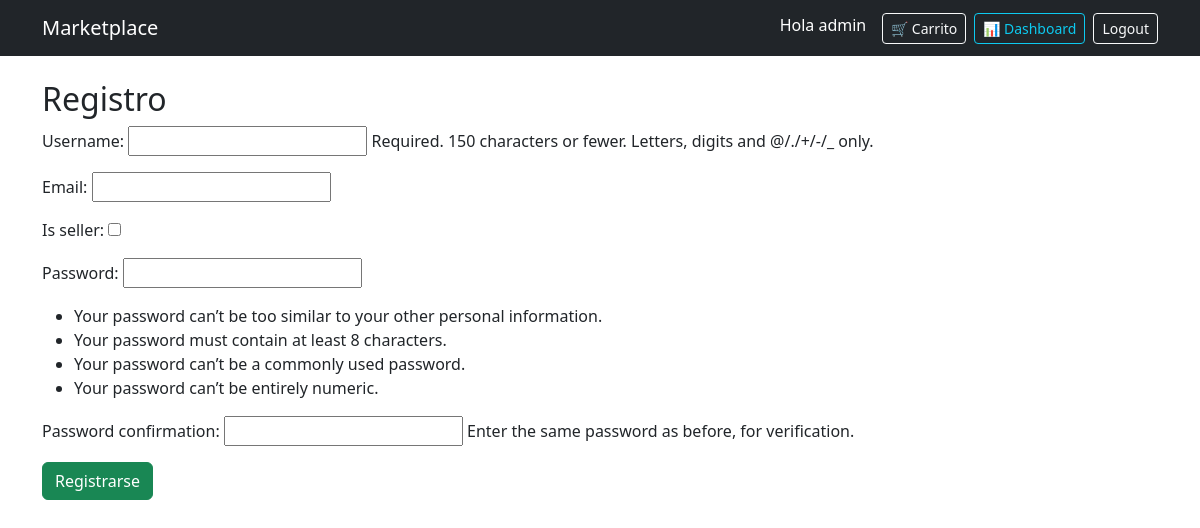
The app's page /register/ (signed in), older data.
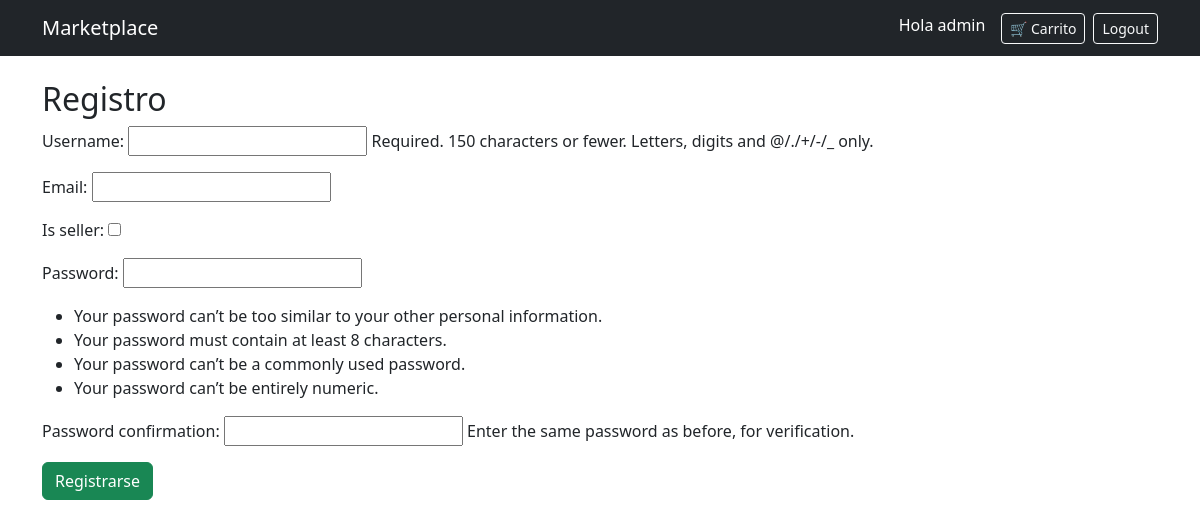
The same page, newer data.
### store/views.py (the view)
# urls.py: path('register/', views.register, name='register'),
def register(request):
    if request.method == 'POST':
        form = RegisterForm(request.POST)
        if form.is_valid():
            user = form.save()
            login(request, user)
            return redirect('home')
    else:
        form = RegisterForm()
    return render(request, 'store/register.html', {'form': form})

### store/forms.py
class RegisterForm(UserCreationForm):
    email = forms.EmailField(required=True)
    is_seller = forms.BooleanField(required=False)
    class Meta:
        model = User
        fields = ('username', 'email', 'is_seller', 'password1', 'password2')

### store/templates/store/register.html (shortened to what this page needs)
{% extends 'store/base.html' %}
{% block content %}
<h2>Registro</h2>
<form method="POST">
    {{ form.as_p }}
    <button class="btn btn-success">Registrarse</button>
</form>
{% endblock %}

### store/templates/store/base.html (shortened to what this page needs)
<!DOCTYPE html>
<html lang="es">
<head>
    <link href="https://cdn.jsdelivr.net/npm/bootstrap@5.3.0/dist/css/bootstrap.min.css" rel="stylesheet">
</head>
<body>
<nav class="navbar navbar-expand-lg navbar-dark bg-dark">
  <div class="container">
    <a class="navbar-brand" href="/">Marketplace</a>
    <div class="d-flex">
      {% if user.is_authenticated %}
        <span class="text-white me-3">Hola {{ user.username }}</span>
        <a href="{% url 'cart_detail' %}" class="btn btn-outline-light btn-sm me-2">
          🛒 Carrito
        </a>
        {% if user.is_seller %}
          <a href="{% url 'dashboard' %}" class="btn btn-outline-info btn-sm me-2">
            📊 Dashboard
          </a>
        {% endif %}
        <a href="{% url 'logout' %}" class="btn btn-outline-light btn-sm">
          Logout
        </a>
      {% else %}
        <a href="{% url 'login' %}" class="btn btn-outline-light btn-sm me-2">Login</a>
        <a href="{% url 'register' %}" class="btn btn-primary btn-sm">Registro</a>
      {% endif %}
    </div>
  </div>
</nav>
<div class="container mt-4">
    {% block content %}{% endblock %}
</div>
</body>
</html>

Row changes from the older to the newer data that the page shows:
changed User "admin": is_seller True → False (drawn)
Text that changed along with them:
text no longer shown: "📊 Dashboard"
